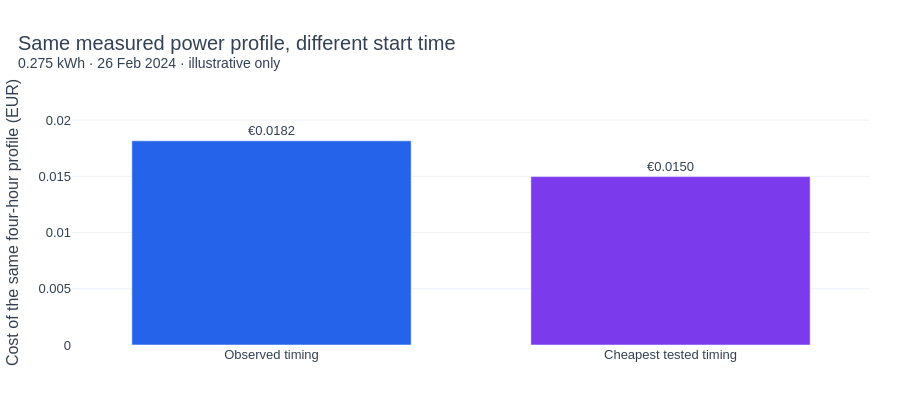

The cell this chart's notebook holds for it:
### Code cell
savings_eur, example_energy_kwh, actual_cost_eur, cheapest_cost_eur = None, None, None, None
block_intervals = 16
if selected_day.height >= block_intervals:
    energy = selected_day["energy_kwh"].to_numpy()
    prices = selected_day["DayAhead_Price_EUR_MWh"].to_numpy()
    complete = np.isfinite(energy) & np.isfinite(prices)
    usable = np.convolve(complete.astype(int), np.ones(block_intervals, dtype=int), mode="valid") == block_intervals
    window_energy = np.convolve(np.nan_to_num(energy, nan=0.0), np.ones(block_intervals), mode="valid")
    if usable.any():
        observed_start = int(np.argmax(np.where(usable, window_energy, -np.inf)))
        profile_kwh = energy[observed_start:observed_start + block_intervals]
        if profile_kwh.sum() > 0:
            available_prices = np.convolve(np.isfinite(prices).astype(int), np.ones(block_intervals, dtype=int), mode="valid") == block_intervals
            costs = np.correlate(np.nan_to_num(prices, nan=0.0), profile_kwh / 1000, mode="valid")
            costs[~available_prices] = np.nan
            best_position = int(np.nanargmin(costs))
            actual_cost_eur, cheapest_cost_eur = float(costs[observed_start]), float(costs[best_position])
            savings_eur = actual_cost_eur - cheapest_cost_eur
            example_energy_kwh = float(profile_kwh.sum())
            fig_cost = go.Figure(go.Bar(x=["Observed timing", "Cheapest tested timing"],
                y=[actual_cost_eur, cheapest_cost_eur], marker_color=[BLUE, PURPLE],
                text=[f"€{actual_cost_eur:.4f}", f"€{cheapest_cost_eur:.4f}"], textposition="outside"))
            fig_cost.update_yaxes(title="Cost of the same four-hour profile (EUR)")
            fig_cost.update_layout(showlegend=False)
            polish(fig_cost, "Same measured power profile, different start time", f"{example_energy_kwh:.3f} kWh · {peak_local.strftime('%d %b %Y')} · illustrative only")
            best_local = selected_day["WsDateTime"].dt.convert_time_zone(TIMEZONE)[best_position]
            report(f"For this **{example_energy_kwh:.3f} kWh** profile, the tested cost difference is **€{savings_eur:.4f}**. The cheapest candidate starts at **{best_local.strftime('%H:%M')} Berlin time**.\nThe profile is unchanged. This is not guaranteed savings: deadlines, staffing and restart costs are not modelled.")
if savings_eur is None:
    report("**No valid four-hour timing example is available on the actual peak day.** Missing readings or zero energy prevent a useful comparison. We do not silently substitute a June day.")

### Figure 1 — Plotly figure (JSON) as saved in the notebook; plotly's stock layout.template omitted (floating-point values rounded to 4 significant figures)
{"data": [{"cliponaxis": false, "marker": {"color": ["#2563eb", "#7c3aed"]}, "text": ["€0.0182", "€0.0150"], "textposition": "outside", "type": "bar", "x": ["Observed timing", "Cheapest tested timing"], "y": [0.01815, 0.01497]}], "layout": {"bargap": 0.3, "font": {"color": "#334155", "family": "Arial", "size": 13}, "height": 410, "hoverlabel": {"bgcolor": "white"}, "legend": {"orientation": "h", "x": 0, "y": 1.01, "yanchor": "bottom"}, "margin": {"b": 65, "l": 65, "r": 30, "t": 100}, "paper_bgcolor": "white", "plot_bgcolor": "white", "showlegend": false, "title": {"font": {"size": 20}, "text": "Same measured power profile, different start time<br><sup>0.275 kWh · 26 Feb 2024 · illustrative only</sup>", "x": 0.02}, "xaxis": {"automargin": true, "showgrid": false, "zeroline": false}, "yaxis": {"automargin": true, "gridcolor": "#eef2f7", "range": [0, 0.02179], "title": {"text": "Cost of the same four-hour profile (EUR)"}, "zeroline": false}}}
